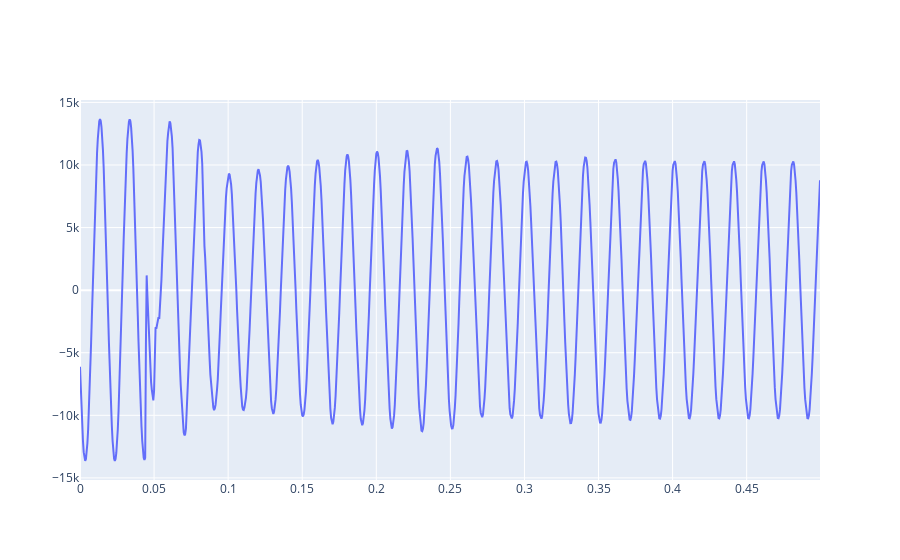
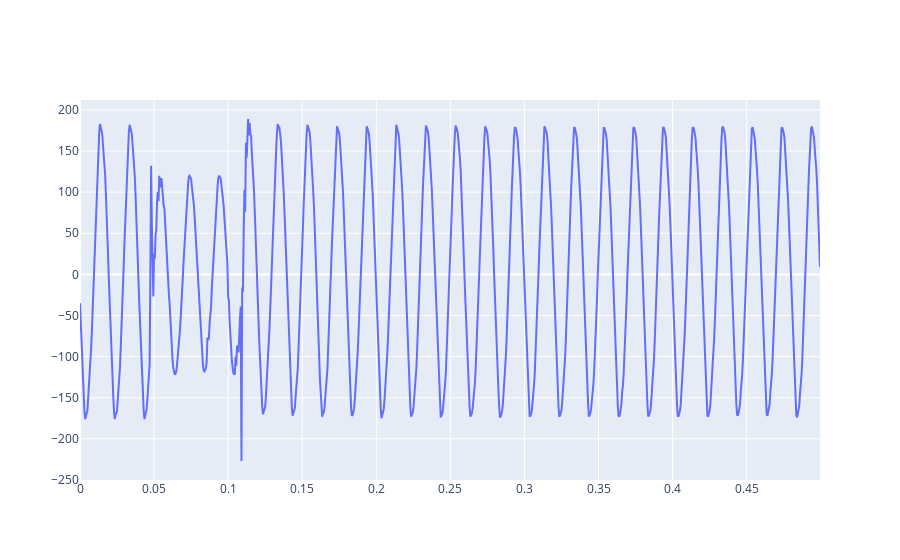
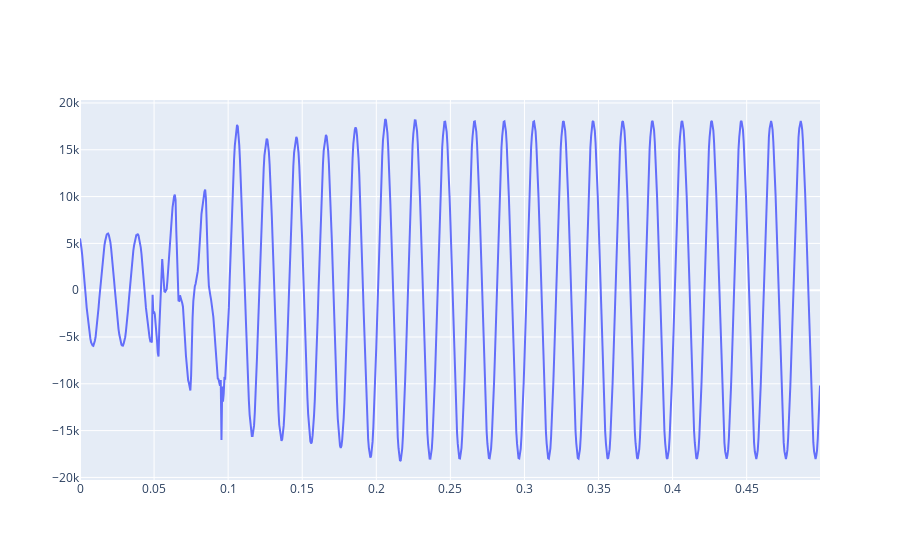
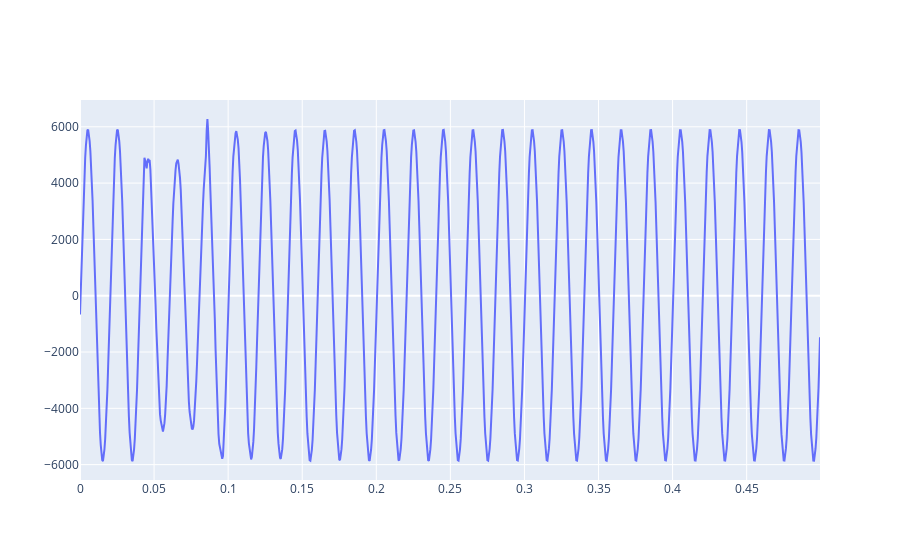

The notebook cell saved with these charts, in order:
### Code cell
import wave  
import numpy as np
import plotly.graph_objects as go
import os	

datapath = r'C:\Users\Spicycurry\Desktop\ode\wavedatavoltage'
for filepath,dirnames,filenames in os.walk(datapath):
    break
i = 0
for filename in filenames:
    filepath = datapath + '/'
    filepath = filepath + filename

    f = wave.open(filepath, "rb")

    params = f.getparams()  
    nchannels, sampwidth, framerate, nframes = params[:4]

    str_data  = f.readframes(nframes)  
    f.close()
    wave_data = np.fromstring(str_data, dtype=np.short)
    wave_data.shape = -1, 1
    wave_data = wave_data.T
    time = np.arange(0, nframes) * (1.0 / framerate)

    if i <30:
        fig = go.Figure()				
        fig.add_trace(go.Scatter(x=time,y=wave_data[0]))
        fig.show()	
        i+=1
    print(filename)
    # print(time)

### Figure 1 — Plotly figure (JSON) as saved in the notebook; plotly's stock layout.template omitted (floating-point values rounded to 4 significant figures; data arrays with more than 128 entries replaced by an {"elided": "..."} marker saying what was removed)
{"data": [{"type": "scatter", "x": {"elided": "1000 float values"}, "y": {"elided": "1000 int values"}}], "layout": {}}

### Figure 2 — Plotly figure (JSON) as saved in the notebook; plotly's stock layout.template omitted (floating-point values rounded to 4 significant figures; data arrays with more than 128 entries replaced by an {"elided": "..."} marker saying what was removed)
{"data": [{"type": "scatter", "x": {"elided": "1000 float values"}, "y": {"elided": "1000 int values"}}], "layout": {}}

### Figure 3 — Plotly figure (JSON) as saved in the notebook; plotly's stock layout.template omitted (floating-point values rounded to 4 significant figures; data arrays with more than 128 entries replaced by an {"elided": "..."} marker saying what was removed)
{"data": [{"type": "scatter", "x": {"elided": "1000 float values"}, "y": {"elided": "1000 int values"}}], "layout": {}}

### Figure 4 — Plotly figure (JSON) as saved in the notebook; plotly's stock layout.template omitted (floating-point values rounded to 4 significant figures; data arrays with more than 128 entries replaced by an {"elided": "..."} marker saying what was removed)
{"data": [{"type": "scatter", "x": {"elided": "1000 float values"}, "y": {"elided": "1000 int values"}}], "layout": {}}
